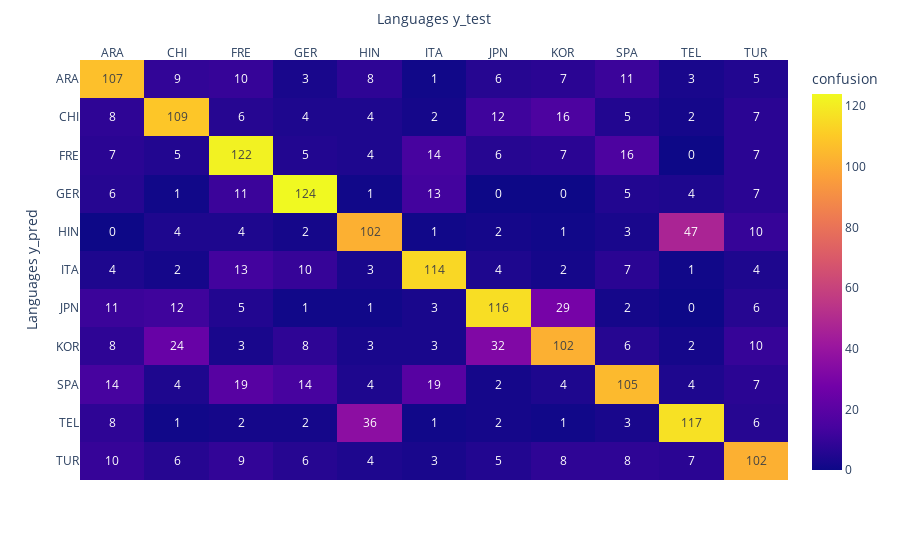

Here is the notebook cell this chart was saved with:
### Code cell
evaluation(y_test, y_pred)

### Figure 1 — Plotly figure (JSON) as saved in the notebook; plotly's stock layout.template omitted (floating-point values rounded to 4 significant figures)
{"data": [{"coloraxis": "coloraxis", "hovertemplate": "Languages y_test: %{x}<br>Languages y_pred: %{y}<br>confusion: %{z}<extra></extra>", "name": "0", "texttemplate": "%{z}", "type": "heatmap", "x": ["ARA", "CHI", "FRE", "GER", "HIN", "ITA", "JPN", "KOR", "SPA", "TEL", "TUR"], "xaxis": "x", "y": ["ARA", "CHI", "FRE", "GER", "HIN", "ITA", "JPN", "KOR", "SPA", "TEL", "TUR"], "yaxis": "y", "z": [[107, 9, 10, 3, 8, 1, 6, 7, 11, 3, 5], [8, 109, 6, 4, 4, 2, 12, 16, 5, 2, 7], [7, 5, 122, 5, 4, 14, 6, 7, 16, 0, 7], [6, 1, 11, 124, 1, 13, 0, 0, 5, 4, 7], [0, 4, 4, 2, 102, 1, 2, 1, 3, 47, 10], [4, 2, 13, 10, 3, 114, 4, 2, 7, 1, 4], [11, 12, 5, 1, 1, 3, 116, 29, 2, 0, 6], [8, 24, 3, 8, 3, 3, 32, 102, 6, 2, 10], [14, 4, 19, 14, 4, 19, 2, 4, 105, 4, 7], [8, 1, 2, 2, 36, 1, 2, 1, 3, 117, 6], [10, 6, 9, 6, 4, 3, 5, 8, 8, 7, 102]]}], "layout": {"coloraxis": {"colorbar": {"title": {"text": "confusion"}}, "colorscale": [[0, "#0d0887"], [0.1111, "#46039f"], [0.2222, "#7201a8"], [0.3333, "#9c179e"], [0.4444, "#bd3786"], [0.5556, "#d8576b"], [0.6667, "#ed7953"], [0.7778, "#fb9f3a"], [0.8889, "#fdca26"], [1, "#f0f921"]]}, "margin": {"t": 60}, "xaxis": {"anchor": "y", "domain": [0, 1], "side": "top", "title": {"text": "Languages y_test"}}, "yaxis": {"anchor": "x", "autorange": "reversed", "domain": [0, 1], "title": {"text": "Languages y_pred"}}}}
